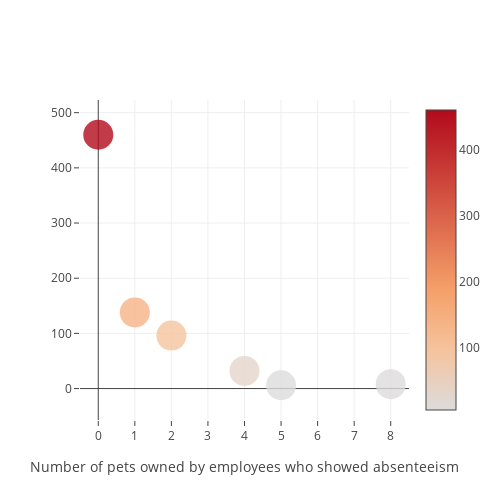

The cell this chart's notebook holds for it:
### Code cell
layout.xaxis.title.text = 'Number of pets owned by employees who showed absenteeism'
layout.xaxis.range = [-0.5,8.5]
fig = go.Figure(data=get_plot_data(data['Pet']), layout=layout)
iplot(fig)

### Figure 1 — Plotly figure (JSON) as saved in the notebook; plotly's stock layout.template omitted (floating-point values rounded to 4 significant figures)
{"data": [{"marker": {"color": [460, 138, 96, 32, 6, 8], "opacity": 0.8, "showscale": true, "size": 30}, "mode": "markers", "type": "scatter", "uid": "da51eb81-1e18-49ee-bc26-bf43059dc109", "x": [0, 1, 2, 4, 5, 8], "y": [460, 138, 96, 32, 6, 8]}], "layout": {"autosize": false, "height": 500, "width": 500, "xaxis": {"dtick": 1, "range": [-0.5, 8.5], "tickmode": "linear", "ticks": "outside", "title": {"text": "Number of pets owned by employees who showed absenteeism"}}, "yaxis": {"ticks": "outside"}}}
